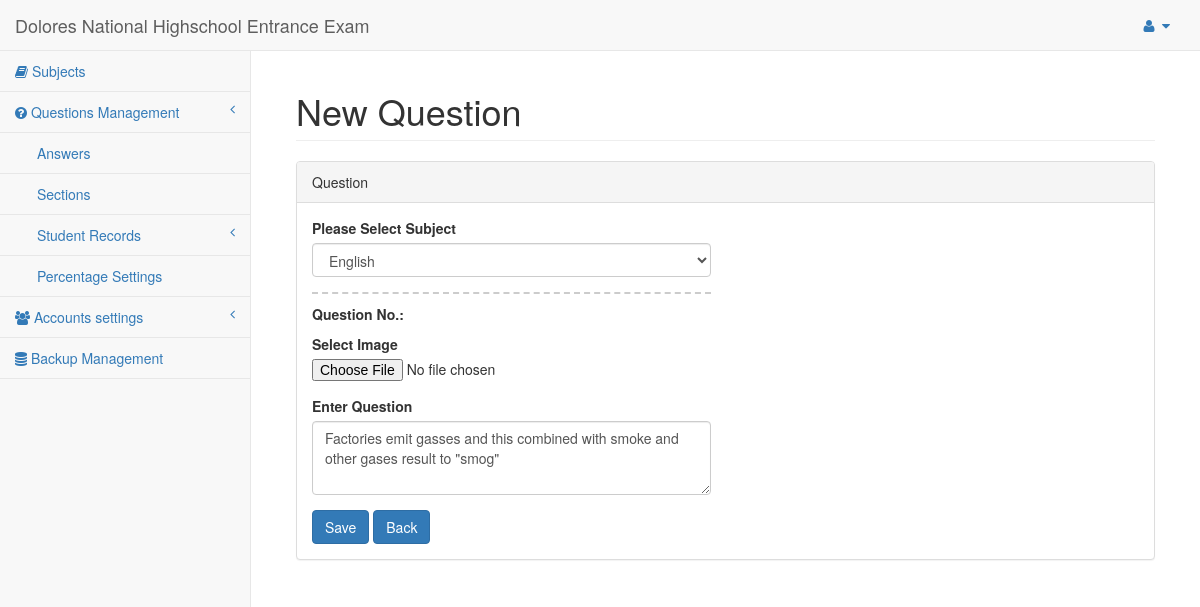
Before: /forms/edit_question_form.php?quest=1 (signed in) with the older database file.
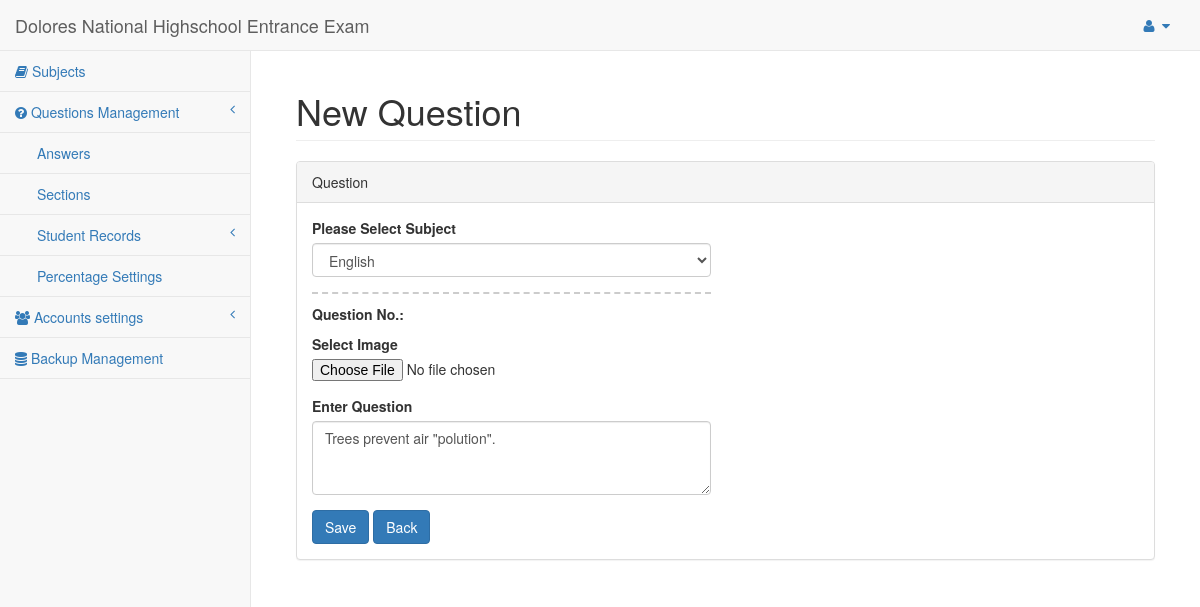
After: the same page with the newer database file.
### tables this page shows
CREATE TABLE IF NOT EXISTS `questions` (
  `id` int(11) NOT NULL auto_increment,
  `subject_id` int(11) NOT NULL,
  `question` varchar(1000) NOT NULL,
  `image_url` varchar(500) NOT NULL,
  PRIMARY KEY  (`id`)
);

### forms/edit_question_form.php (the view, shortened to what this page needs)
<?php session_start();
$result = mysql_query("SELECT * FROM questions WHERE id = '".$_GET['quest']."'") or die("Error: ". mysql_error());
$row1 = mysql_fetch_array($result);
?>
<!DOCTYPE html>
<html lang="en">
<head>
    <link href="../bower_components/bootstrap/dist/css/bootstrap.min.css" rel="stylesheet">
    <link href="../bower_components/metisMenu/dist/metisMenu.min.css" rel="stylesheet">
    <link href="../dist/css/sb-admin-2.css" rel="stylesheet">
    <link href="../bower_components/font-awesome/css/font-awesome.min.css" rel="stylesheet" type="text/css">
</head>
<body>
    <div id="wrapper">
        <?php require_once('../pages/navigation.php'); ?>
        <div id="page-wrapper">
            <div class="container-fluid">
                <div class="row">
                    <div class="col-lg-12">
                        <h1 class="page-header">New Question</h1>
                    </div>
                </div>
                <div class="row">
                    <div class="col-lg-12">
                        <div class="panel panel-default">
                            <div class="panel-heading">
                              Question
                            </div>
                            <div class="panel-body">
                                <div class="row">
                                    <div class="col-lg-6">
                                            <form method="post" enctype="multipart/form-data" action="edit_question_form.php" role="form">
                                                <div class="form-group">
                                                   <label>Please Select Subject</label>
                                                   <?php
                                                        $result = mysql_query("SELECT * FROM subject") or die('Error: '. mysql_error());
                                                   ?>
                                                    <select name="subj" required class="form-control">
                                                        <?php
                                                            while ($row = mysql_fetch_array($result))
                                                            {
                                                        ?>
                                                            <option value="<?php echo $row['id'] ?>" <?php echo $row['id'] == $row1['subject_id'] ? 'SELECTED' : ''; ?> ><?php echo $row['name'] ?></option>
                                                        <?php
                                                            }
                                                        ?>
                                                    </select>
                                                </div>
                                                    <p style="border-bottom: 2px dashed #cccccc;margin-top: 1px;"></p>
                                                    <p ><b>  Question No.:  </b></p>
                                                    <div class="form-group">
                                                        <label>Select Image</label>
                                                        <input name="photo" type="file">
                                                    </div>
                                                    <div class="form-group">
                                                        <label>Enter Question</label>
                                                        <textarea name="descrip" class="form-control" rows="3" required><?php echo $row1['question']; ?></textarea>
                                                    </div>
                                                <input type="submit" name="submit" value="Save" class="btn btn-primary">
                                                <a class="btn btn-primary" href="../pages/questions.php">Back </a>
                                            </form>
                                    </div>
                                </div>
                            </div>
                        </div>
                    </div>
                </div>
            </div>
        </div>
    </div>
</body>
</html>

Changed rows visible on the page:
changed questions: descrip "Factories emit gasses and this combined with smoke and other gases result to \"smog\"" → "Trees prevent air \"polution\"."
